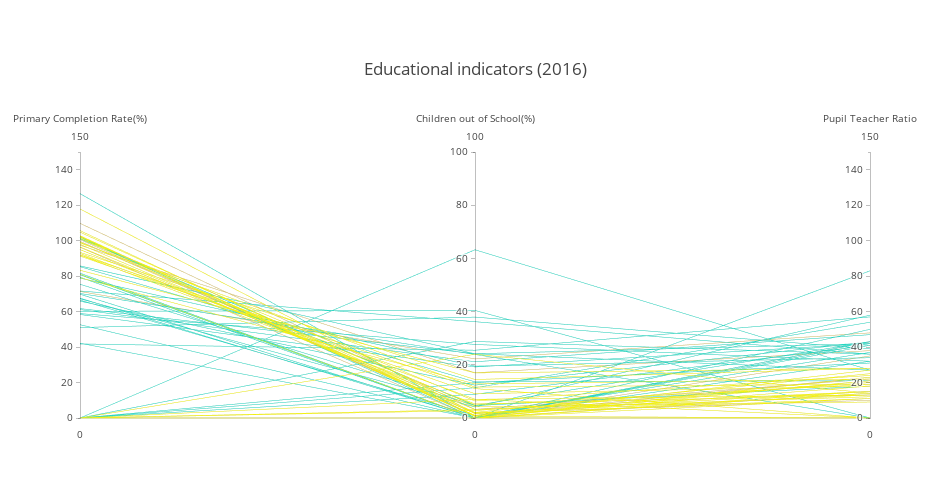

Notebook cell for this chart:
### Code cell
education_by_country_2016 = education_by_country_2000_2016[education_by_country_2000_2016['Year'] == '2016']

data = [
    go.Parcoords(
        name='2016 indicators',        
        ids=education_by_country_2016['Country Name'],
        line=dict(color=education_by_country_2016['id_region'],
                  colorscale=[[0,'#D7C16B'],[0.5,'#23D8C3'],[1,'#F3F10F']]),
        
        dimensions = list([
            dict(range=[0,150],
                 label='Primary Completion Rate(%)', 
                 values=np.round(education_by_country_2016['Primary Completion Rate (% of relevant age group)'], 2)),
            
            dict(range=[0,100],
                 label='Children out of School(%)', 
                 values=np.round(education_by_country_2016['Children out of School(% primary school)'], 2)),
            
            dict(range=[0,150],
                 label='Pupil Teacher Ratio', 
                 values=np.round(education_by_country_2016['Pupil Teacher ratio']))
        ])
    )
]

layout = go.Layout(
    title='Educational indicators (2016)',
    height=500,
    width=950,
    margin=dict(t=150)
)

fig = go.Figure(
    data=data,
    layout=layout
)

py(fig)

### Figure 1 — Plotly figure (JSON) as saved in the notebook; plotly's stock layout.template omitted (floating-point values rounded to 4 significant figures)
{"data": [{"dimensions": [{"label": "Primary Completion Rate(%)", "range": [0, 150], "values": [null, null, null, 102.5, null, 98.74, null, null, 105.7, 80.75, 97.42, 91.32, null, null, 81.11, 61.72, 69.8, 85.34, 75.42, null, 42.16, 41.76, 92.78, 101.4, null, null, null, 96.44, 65.91, 94.96, null, 117.9, 99.16, 104.8, 93.4, null, null, 85.77, null, null, 70.23, null, null, 79.13, 61.13, null, null, null, 83.3, 96.31, null, 102, 78.91, null, 67.58, null, 99.6, 50.99, null, 101.1, 101.3, null, null, 109.8, null, 71.62, null, 71.35, null, null, 102.8, null, 67.26, 79.4, 58.87, 126.5, 66.48, null, null, 81.67, null, 100.6, null, null, 97.98, 60.17, 91.94, 58.37, null, null, null, 52.61, 102.2, 91.99, null, null, null]}, {"label": "Children out of School(%)", "range": [0, 100], "values": [null, null, null, 0.66, null, 11.63, null, 7.02, 0.82, null, 17, 9.12, null, 2.8, null, 24.15, null, 13.59, 4.73, null, null, 25.48, 7.05, 6.42, null, null, null, 3.21, 12.35, 4.25, null, 1.8, 4.86, 2.1, 14.47, null, null, 24.15, null, null, 23.89, 13.3, 3.16, 12.8, 21.14, null, null, null, 16.94, null, null, null, 19.49, 63.25, null, null, 1.75, 37.93, 28.77, 4.66, 1.01, 11.39, null, 3.23, null, 36.21, null, 22.22, null, null, 0.58, 23.96, 4.14, null, 27.66, null, 0.82, null, null, null, null, 0.92, null, null, 1.9, 40.43, 5.29, 19.19, 8.93, null, null, null, 1.65, 11.06, null, null, null]}, {"label": "Pupil Teacher Ratio", "range": [0, 150], "values": [null, null, null, null, null, 19, null, 13, 21, 42, 38, 18, null, 20, 11, 42, 50, 21, 43, null, 83, 57, null, 24, null, null, null, 12, 43, 9, null, 13, 19, 25, 28, null, null, 27, null, null, null, 31, 15, 22, 47, null, null, null, 28, 35, 23, null, 34, 27, 41, null, 10, 39, 36, 18, 27, 54, null, 22, null, 36, null, 48, 21, null, 18, 14, 58, 32, 32, 14, 37, null, null, null, null, 23, 14, 15, 15, null, 13, 42, 41, null, null, 43, 11, null, null, 43, null]}], "ids": ["Afghanistan", "Angola", "Antigua and Barbuda", "Argentina", "Aruba", "Bahamas, The", "Bangladesh", "Barbados", "Belize", "Benin", "Bhutan", "Bolivia", "Botswana", "Brazil", "British Virgin Islands", "Burkina Faso", "Burundi", "Cabo Verde", "Cameroon", "Cayman Islands", "Central African Republic", "Chad", "Chile", "Colombia", "Comoros", "Congo, Dem. Rep.", "Congo, Rep.", "Costa Rica", "Cote d'Ivoire", "Cuba", "Curacao", "Dominica", "Dominican Republic", "Ecuador", "El Salvador", "Equatorial Guinea", "Eritrea", "Eswatini", "Ethiopia", "Gabon", "Gambia, The", "Ghana", "Grenada", "Guatemala", "Guinea", "Guinea-Bissau", "Guyana", "Haiti", "Honduras", "India", "Jamaica", "Kenya", "Lesotho", "Liberia", "Madagascar", "Malawi", "Maldives", "Mali", "Mauritania", "Mauritius", "Mexico", "Mozambique", "Namibia", "Nepal", "Nicaragua", "Niger", "Nigeria", "Pakistan", "Panama", "Paraguay", "Peru", "Puerto Rico", "Rwanda", "Sao Tome and Principe", "Senegal", "Seychelles", "Sierra Leone", "Sint Maarten (Dutch part)", "Somalia", "South Africa", "South Sudan", "Sri Lanka", "St. Kitts and Nevis", "St. Lucia", "St. Vincent and the Grenadines", "Sudan", "Suriname", "Tanzania", "Togo", "Trinidad and Tobago", "Turks and Caicos Islands", "Uganda", "Uruguay", "Venezuela, RB", "Virgin Islands (U.S.)", "Zambia", "Zimbabwe"], "line": {"color": [0, 0.5, 1, 1, 1, 1, 0, 1, 1, 0.5, 0, 1, 0.5, 1, 1, 0.5, 0.5, 0.5, 0.5, 1, 0.5, 0.5, 1, 1, 0.5, 0.5, 0.5, 1, 0.5, 1, 1, 1, 1, 1, 1, 0.5, 0.5, 0.5, 0.5, 0.5, 0.5, 0.5, 1, 1, 0.5, 0.5, 1, 1, 1, 0, 1, 0.5, 0.5, 0.5, 0.5, 0.5, 0, 0.5, 0.5, 0.5, 1, 0.5, 0.5, 0, 1, 0.5, 0.5, 0, 1, 1, 1, 1, 0.5, 0.5, 0.5, 0.5, 0.5, 1, 0.5, 0.5, 0.5, 0, 1, 1, 1, 0.5, 1, 0.5, 0.5, 1, 1, 0.5, 1, 1, 1, 0.5, 0.5], "colorscale": [[0, "#D7C16B"], [0.5, "#23D8C3"], [1, "#F3F10F"]]}, "name": "2016 indicators", "type": "parcoords", "uid": "cd64599a-e767-41f9-9350-2cc5a0eb9db3"}], "layout": {"height": 500, "margin": {"t": 150}, "title": {"text": "Educational indicators (2016)"}, "width": 950}}
